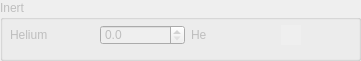
    <widget class="QGroupBox" name="groupBox_7">
     <property name="enabled">
      <bool>false</bool>
     </property>
     <property name="geometry">
      <rect>
       <x>10</x>
       <y>660</y>
       <width>361</width>
       <height>61</height>
      </rect>
     </property>
     <property name="title">
      <string>Inert</string>
     </property>
     <widget class="QWidget" name="gridLayoutWidget_8">
      <property name="geometry">
       <rect>
        <x>10</x>
        <y>20</y>
        <width>291</width>
        <height>31</height>
       </rect>
      </property>
      <layout class="QGridLayout" name="gridLayout_9">
       <item row="0" column="3">
        <widget class="QLabel" name="label_cart_mfc4_status">
         <property name="minimumSize">
          <size>
           <width>20</width>
           <height>20</height>
          </size>
         </property>
         <property name="maximumSize">
          <size>
           <width>20</width>
           <height>20</height>
          </size>
         </property>
         <property name="autoFillBackground">
          <bool>true</bool>
         </property>
         <property name="text">
          <string/>
         </property>
        </widget>
       </item>
       <item row="0" column="0">
        <widget class="QLabel" name="label_24">
         <property name="maximumSize">
          <size>
           <width>16777215</width>
           <height>20</height>
          </size>
         </property>
         <property name="text">
          <string>Helium</string>
         </property>
        </widget>
       </item>
       <item row="0" column="2">
        <widget class="QLabel" name="spinBox_cart_mfc4_rb">
         <property name="text">
          <string>He</string>
         </property>
        </widget>
       </item>
       <item row="0" column="1">
        <widget class="QDoubleSpinBox" name="spinBox_cart_mfc4_sp">
         <property name="maximumSize">
          <size>
           <width>100</width>
           <height>20</height>
          </size>
         </property>
         <property name="decimals">
          <number>1</number>
         </property>
        </widget>
       </item>
      </layout>
     </widget>
    </widget>
